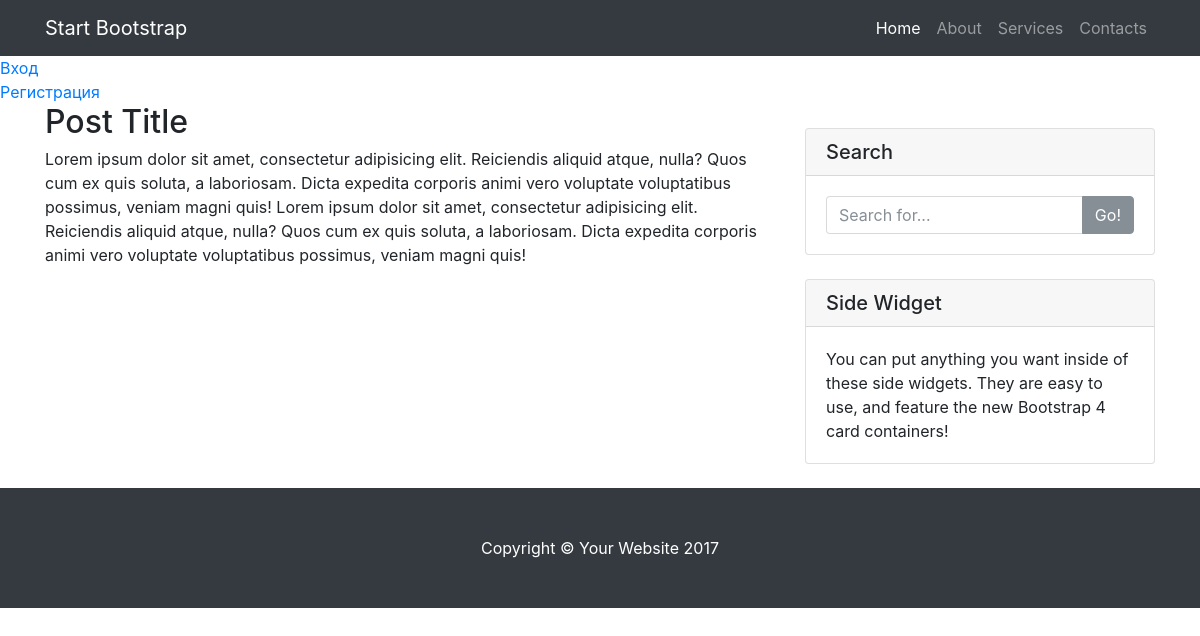
Page /catalogue.php?id=1 on the committed database.
### tables this page shows
CREATE TABLE IF NOT EXISTS `catalogues` (
  `id` int(11) NOT NULL AUTO_INCREMENT,
  `name` tinytext NOT NULL,
  `body` text NOT NULL,
  `type` tinytext NOT NULL,
  `picture` tinytext NOT NULL,
  PRIMARY KEY (`id`)
);

### catalogue.php (the view, shortened to what this page needs)
<?php
require_once('templates/top.php');
$id = (int)$_GET["id"];
$query ="SELECT * FROM catalogues WHERE id='$id'";
$adr =  mysqli_query($db_con, $query);
$tbl_catalogue = mysqli_fetch_array($adr);
?>
<h2><?=$tbl_catalogue["name"]?></h2>
<?=$tbl_catalogue["body"]?>
<?=$tbl_catalogue["body"]?>
<?php require_once('templates/bottom.php')?>

### css/blog-home.css (style rules this page uses)
body { padding-top: 54px; }
@media (min-width: 992px) { body { padding-top: 56px; } }

### rows in the picture
catalogues: name "Post Title", body "Lorem ipsum dolor sit amet, consectetur adipisicing elit. Reiciendis aliquid atque, nulla? Quos cum ex quis soluta, a laboriosam. Dicta expedita corporis animi vero voluptate voluptatibus possimus, veniam magni quis!"
